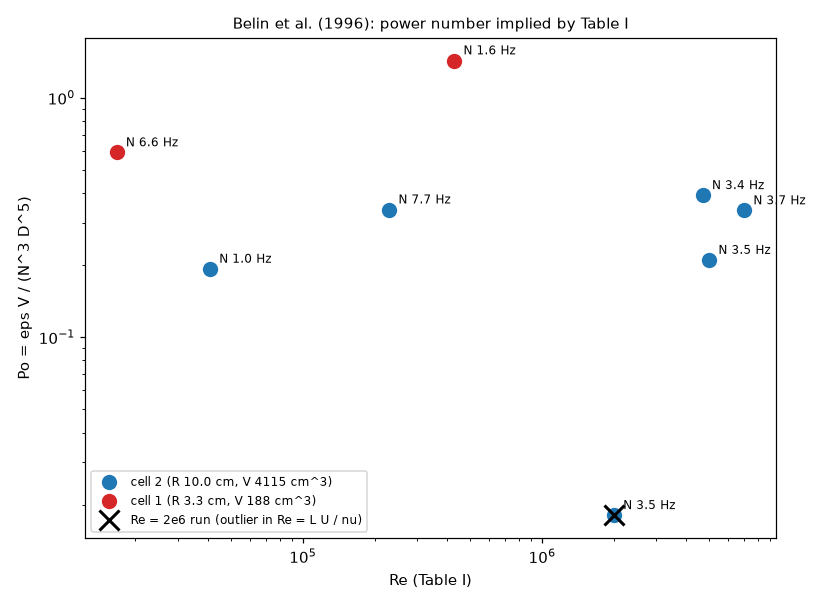

Here is the Python script that generated this plot:
"""belin_table1_power.py  v01  Table I of Belin et al. (1996): the power number implied by eps = Po N^3 D^5 / V.
eps from lambda (15 nu u'^2 / lambda^2).  N = Omega / 2 pi with Omega = Re nu / R_disk^2 (Re of Table I is based on the disk radius and angular speed, p. 3).  Disk radius R = cell radius
(cell 2: 10 cm, height 13.1 cm; cell 1: 3.3 cm, height 5.5 cm), D = 2 R, V = pi R^2 H.  Po = eps V / (N^3 D^5) for each run, against Re.  The Re = 2e6 run (outlier of Re = L U / nu) is marked.
Usage: python belin_table1_power.py     writes belin_table1_power.png

Versions  M01 m01.v01 (2026-11-13): first version.
"""
import math
import os

import matplotlib
matplotlib.use("Agg")
import matplotlib.pyplot as plt
import numpy as np

HERE = os.path.dirname(os.path.abspath(__file__))
ROWS = [(2, 1.6e-2, 39, 8, 4.1e4, 3000), (2, 2.1e-2, 284, 94, 2.3e5, 1520), (2, 4.6e-4, 128, 37, 4.7e6, 276), (2, 3.3e-4, 136, 52, 7e6, 320), (2, 4.4e-4, 128, 27, 5e6, 262),
        (2, 1.1e-3, 64, 13, 2e6, 680), (1, 2.7e-2, 118, 29, 16700, 1740), (1, 2.6e-4, 27.4, 6.1, 4.3e5, 187)]      # cell, nu, U, u', Re, lambda (um)
CELL = {2: (10.0, 13.1), 1: (3.3, 5.5)}                                                                  # radius, height (cm)


def main():
    cell = np.array([r[0] for r in ROWS])
    nu, U, up, Re, lam = (np.array([r[i] for r in ROWS], float) for i in range(1, 6))
    eps = 15 * nu * up ** 2 / (lam * 1e-4) ** 2
    radius = np.array([CELL[c][0] for c in cell])
    height = np.array([CELL[c][1] for c in cell])
    volume = math.pi * radius ** 2 * height
    diameter = 2 * radius
    omega = Re * nu / radius ** 2
    N = omega / (2 * math.pi)
    Po = eps * volume / (N ** 3 * diameter ** 5)
    fig, ax = plt.subplots(figsize=(7.5, 5.5))
    for c, colour in ((2, "tab:blue"), (1, "tab:red")):
        sel = cell == c
        ax.loglog(Re[sel], Po[sel], "o", ms=9, color=colour, label="cell %d (R %.1f cm, V %.0f cm^3)" % (c, CELL[c][0], volume[sel][0]))
    ax.loglog(Re[5], Po[5], "x", ms=13, mew=2, color="k", label="Re = 2e6 run (outlier in Re = L U / nu)")
    for x, y, n in zip(Re, Po, N):
        ax.annotate("N %.1f Hz" % n, (x, y), textcoords="offset points", xytext=(6, 4), fontsize=8)
    ax.set_xlabel("Re (Table I)")
    ax.set_ylabel("Po = eps V / (N^3 D^5)")
    ax.set_title("Belin et al. (1996): power number implied by Table I", fontsize=10)
    ax.legend(fontsize=8)
    fig.tight_layout()
    fig.savefig(os.path.join(HERE, "belin_table1_power.png"), dpi=110)
    for r, c, p, n in zip(Re, cell, Po, N):
        print("cell %d  Re %.3g  N %.2f Hz  Po %.3f" % (c, r, n, p))


if __name__ == "__main__":
    main()
